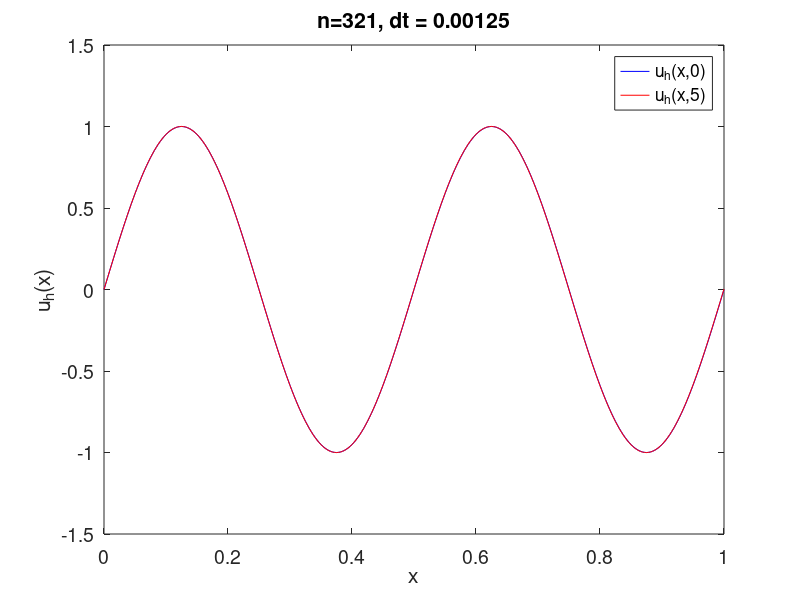

Write MATLAB code to recreate this figure.
% 1D advection test program implementing a 2nd order central finite
% difference method for constant transport speed a

%clear all

set(groot,'DefaultAxesFontSize',14)
set(groot,'DefaultTextFontSize',14)

n = 321;         % number of grid points
Tf = 5;         % final time
periodic = 0;   % switch between Dirichlet conditions (0) and periodic (1)
a = +1;         % advection speed
Cr = 0.4;       % Courant number -> sets time step size in dt = Cr * h / a
left = 0;       % left end of the domain
right = 1;      % right end of the domain
time_integrator = 'rk4'; % rk4, bw_euler, trapezoidal, fw_euler

% analytical solution
analytical = @(x,t)sin(4*pi*(x-a*t));
%analytical = @(x,t)exp(sin(4*pi*(x-a*t)));

h = (right-left)/(n-1);
% this is the basic central difference formula in the interior
D = -a / 2 / h * spdiags([-ones(n,1) zeros(n,1) ones(n,1)], -1:1, n, n);
% one-sided finite difference formula at the boundary & simultaneous
% approximation term for the boundary condition, i.e., a penalty 
% tau * (u_1 - h_0) for tau = 2/h
D(1,2) = -a / h;
D(1,1) = a / h - (a + abs(a)) / h;
D(n,n-1) = a / h;
D(n,n) = -a / h + (a - abs(a)) / h;

x = left:h:right;

Fbound = zeros(n,2);
if periodic == 0
    Fbound(1,1) = -(a + abs(a)) / h;
    Fbound(n,2) =  (a - abs(a)) / h;
else
    D(1,n) =  (a + abs(a)) / h;
    D(n,1) = -(a - abs(a)) / h;
end

% compute time step from Cr number, adjust to hit the desired final time
% exactly
dt = Cr * min(h) / abs(a);
NT = round(Tf/dt);
dt = Tf/NT;

% set initial condition
u=zeros(n,NT+1);
u(:,1) = analytical(x,0);

% run the time loop
for m=1:NT
    
    if strcmp(time_integrator, 'rk4')
        ubound = [analytical(0,(m-1)*dt); analytical(1,(m-1)*dt)];
        k1 = D*u(:,m) - Fbound*ubound;
        ubound = [analytical(0,(m-0.5)*dt); analytical(1,(m-0.5)*dt)];
        k2 = D*(u(:,m)+0.5*dt*k1) - Fbound*ubound;
        k3 = D*(u(:,m)+0.5*dt*k2) - Fbound*ubound;
        ubound = [analytical(0,m*dt); analytical(1,m*dt)];
        k4 = D*(u(:,m)+dt*k3) - Fbound*ubound;
        u(:,m+1) = u(:,m) + dt/6*(k1+2*k2+2*k3+k4);
        
    elseif strcmp(time_integrator, 'fw_euler')
        ubound = [analytical(0,m*dt); analytical(1,m*dt)];
        u(:,m+1) = u(:,m) + dt*(D*u(:,m) - Fbound*ubound);
        
    elseif strcmp(time_integrator, 'bw_euler')
        ubound = [analytical(0,m*dt); analytical(1,m*dt)];
        u(:,m+1) = (eye(n)/dt - D)\(1/dt * u(:,m) - Fbound*ubound);
        
    elseif strcmp(time_integrator, 'trapezoidal')
        ubound = [analytical(0,m*dt); analytical(1,m*dt)];
        uboundn = [analytical(0,(m-1)*dt); analytical(1,(m-1)*dt)];
        u(:,m+1) = (eye(n)/dt - 0.5 * D)\((eye(n)/dt+0.5*D)*u(:,m) - ...
            0.5*Fbound*ubound - 0.5*Fbound*uboundn);
        
    else
        disp(['unknown integrator ' time_integrator])
        runtime_error;
    end
end

% plot the initial condition and the final solution
figure(1)
plot(x,u(:,1),'b',x,u(:,end),'r-')
xlabel('x')
ylabel('u_h(x)')
title(['n=' num2str(n) ', dt = ' num2str(dt)])
legend('u_h(x,0)',['u_h(x,' num2str(Tf) ')'],'Location','NorthEast')

error = max(abs(u(:,end) - analytical(x',Tf)));
disp(['Error in maximum norm: ' num2str(error)]);